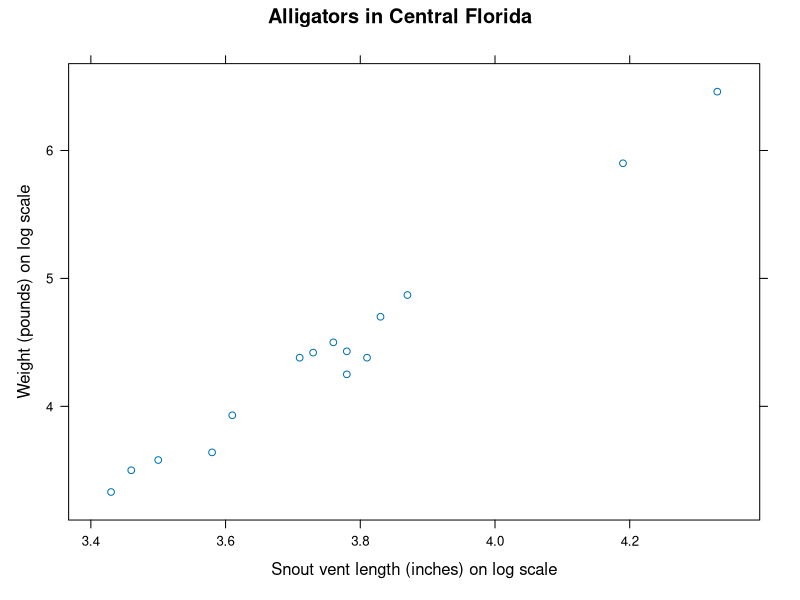
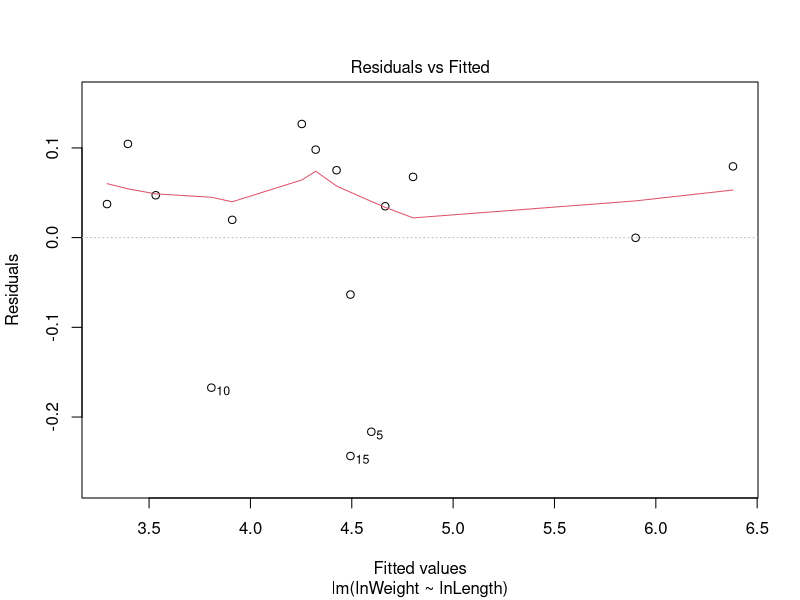
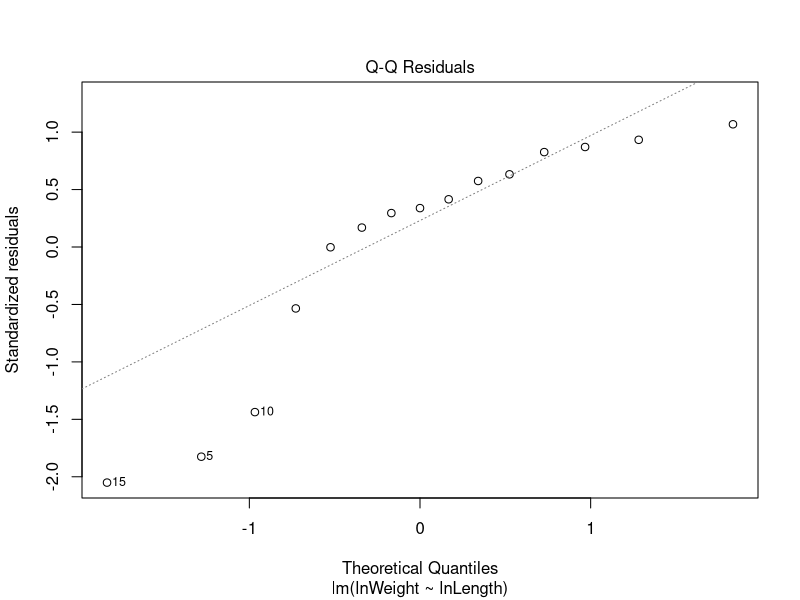
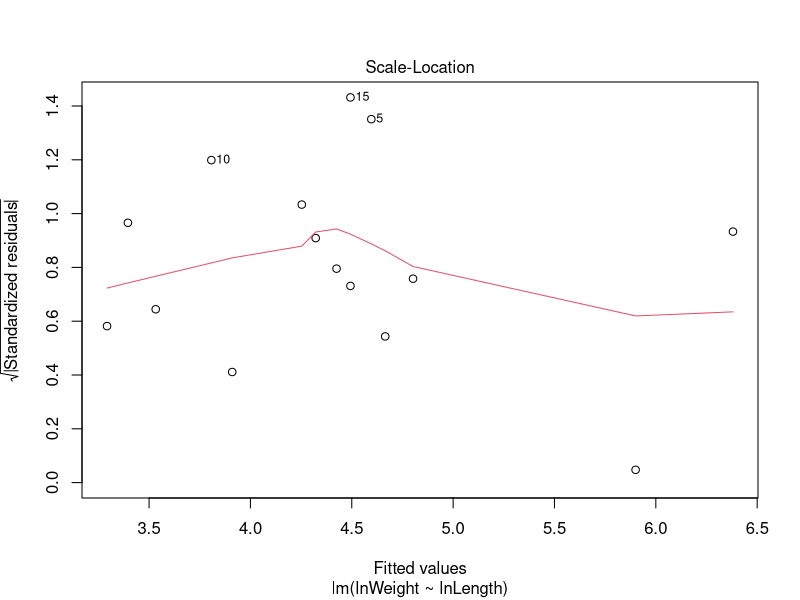
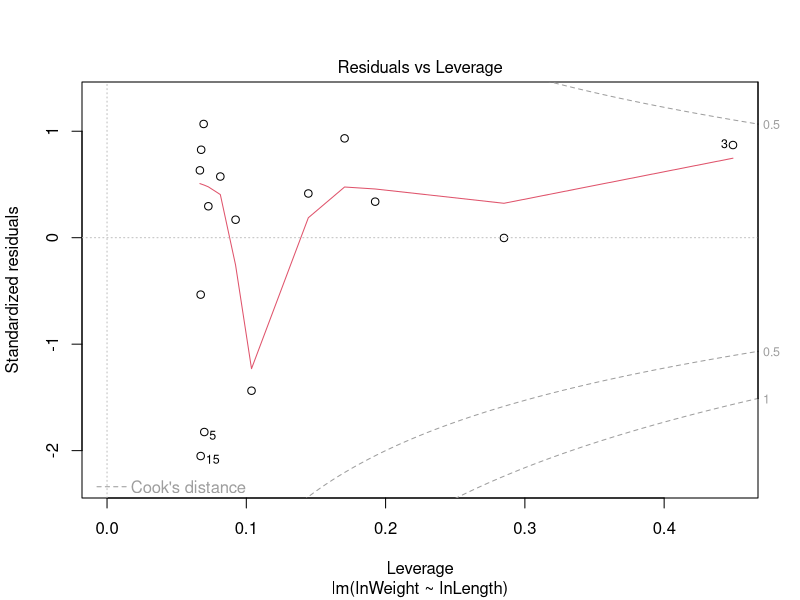
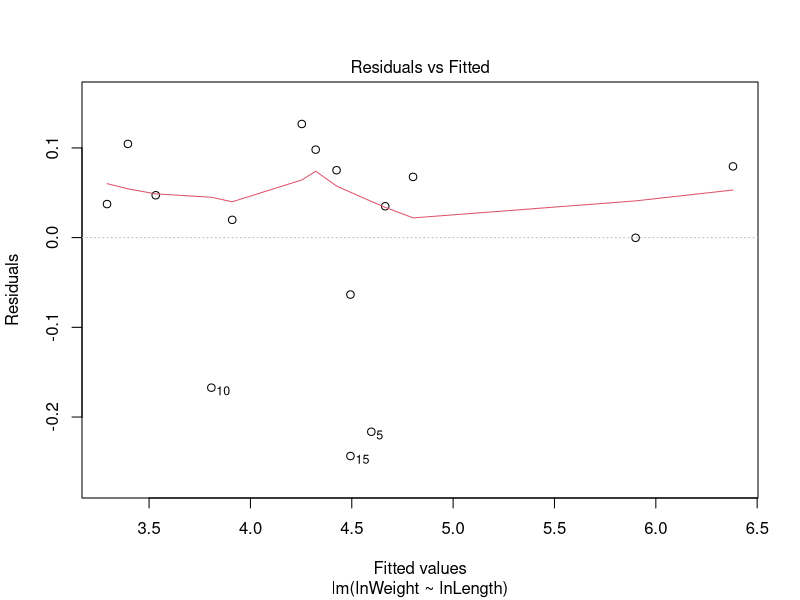
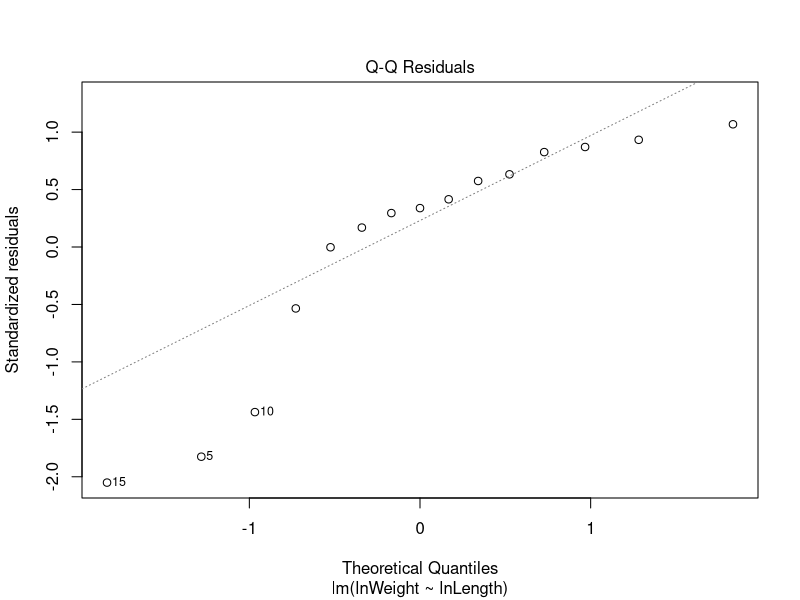
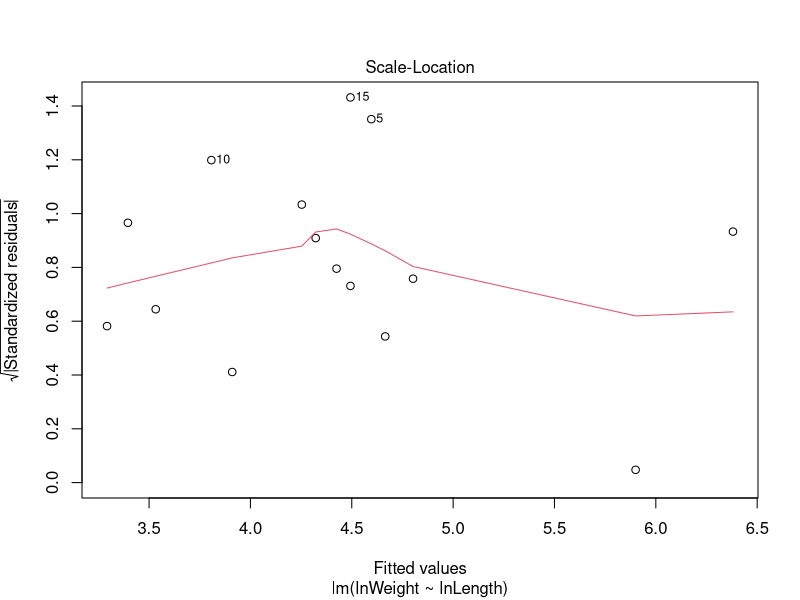

Recreate these plots in R, in order.
############################################## Linear Regression   ##############################################

#################################

#### Simple Linear Regression
library(lattice)

### Sample Data
alligator = data.frame(
    lnLength = c(3.87, 3.61, 4.33, 3.43, 3.81, 3.83, 3.46, 3.76,
                 3.50, 3.58, 4.19, 3.78, 3.71, 3.73, 3.78),
    lnWeight = c(4.87, 3.93, 6.46, 3.33, 4.38, 4.70, 3.50, 4.50,
                 3.58, 3.64, 5.90, 4.43, 4.38, 4.42, 4.25)
)

## Visualize the Data
xyplot(lnWeight ~ lnLength, data = alligator,
       xlab = "Snout vent length (inches) on log scale",
       ylab = "Weight (pounds) on log scale",
       main = "Alligators in Central Florida"
)

# Simple linear Model
alli.mod1 = lm(lnWeight ~ lnLength, data = alligator)

## Model Summary
summary(alli.mod1)

## Plot Residual Plots
plot(alli.mod1)

####################################################
## Model diagnosis

################ P value
# P Value of Model -- p-value: 1.495e-12
# P Value of predictor -- 1.49e-12 
# P value less than 0.05 - it is significant

#########################
## R Squared
# Multiple R-squared: 0.9808,     
# Adjusted R-squared: 0.9794 

# R Squared is close to one.. which is good
#########################
## Plot the results
plot(alli.mod1)

# 1. Residuals vs. Fitted
xyplot(resid(alli.mod1) ~ fitted(alli.mod1),
       xlab = "Fitted Values",
       ylab = "Residuals",
       main = "Residual Diagnostic Plot",
       panel = function(x, y, ...)
       {
           panel.grid(h = -1, v = -1)
           panel.abline(h = 0)
           panel.xyplot(x, y, ...)
       }
)
## Residual vs. Fitted should not follow Linearity

# 2. Normal Q-Q
qqnorm(resid(alli.mod1)); 
qqline(resid(alli.mod1), col = 2)
## if theoritical and Residuals are on straight line, then we can say that Residuals are following normal distibution

# 3. Scale - Location
xyplot(sqrt(abs((scale((resid(alli.mod1)))))) ~ fitted(alli.mod1),
       xlab = "Fitted Values",
       ylab = "Square root of Standardized Residuals",
       main = "Scale Location Plot",
       panel = function(x, y, ...)
       {
           panel.grid(h = -1, v = -1)
           panel.abline(h = 0)
           panel.xyplot(x, y, ...)
       }
)

# 4. Residuals vs. Leverage


# 1. 

#################################

















################################################################################################################